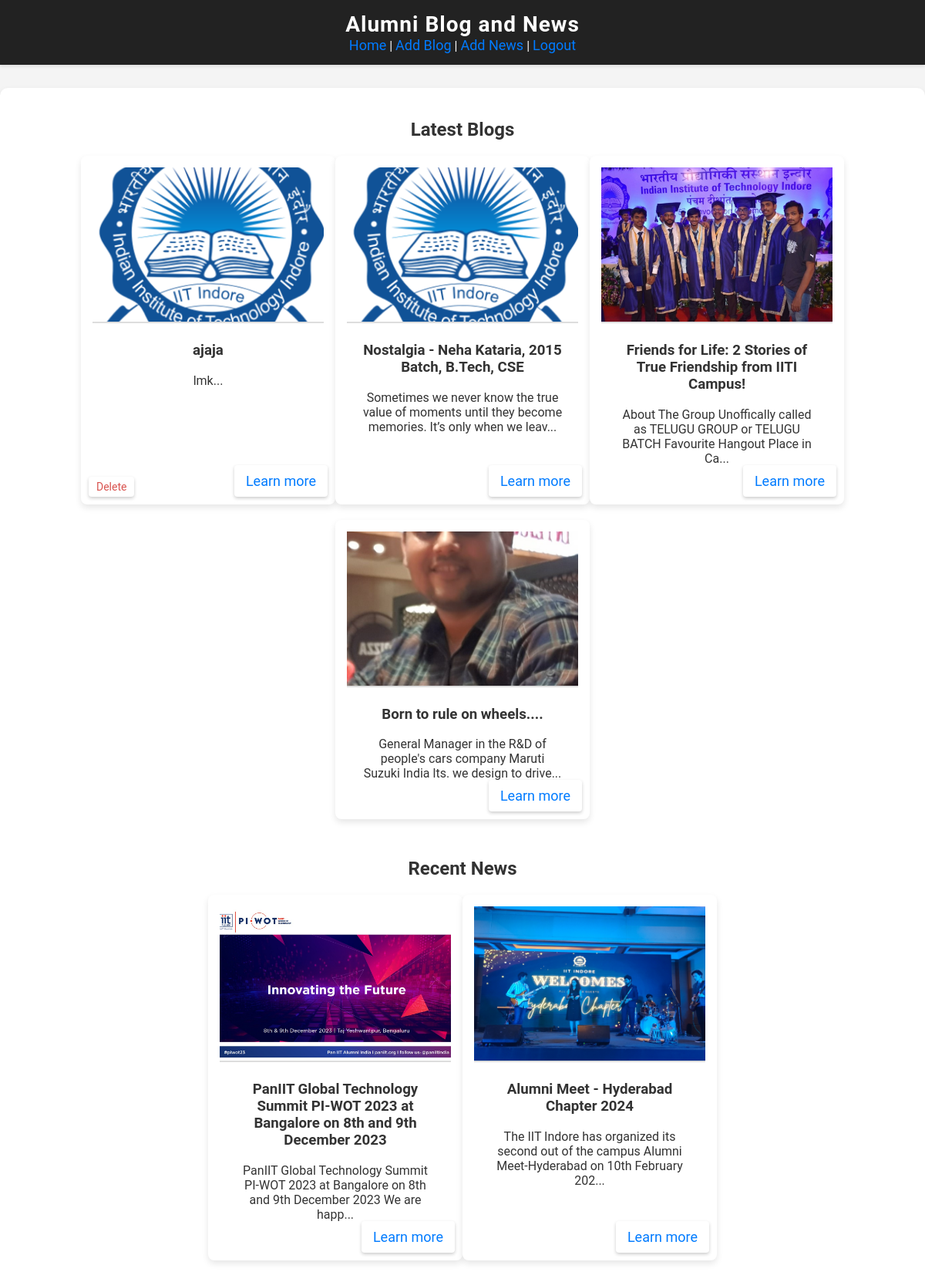
The app's page / (signed in) with its own data.
### blog/models.py (models this page shows, shortened)
class Blog(models.Model):
    title = models.CharField(max_length=200)
    content = models.TextField()
    author = models.ForeignKey(User, on_delete=models.CASCADE)
    created_at = models.DateTimeField(auto_now_add=True)
    image = models.ImageField(upload_to='blog_images/', default='/blog_images/Indian_Institute_of_Technology,_Indore_Logo.png')

class News(models.Model):
    title = models.CharField(max_length=200)
    content = models.TextField()
    created_at = models.DateTimeField(auto_now_add=True)
    author = models.ForeignKey(User, on_delete=models.CASCADE)
    image = models.ImageField(upload_to='news_images/',  default='/news_images/Indian_Institute_of_Technology,_Indore_Logo.png')

### blog/views.py (the view)
# urls.py: path('', views.home, name='home'),
def home(request):
    blogs = Blog.objects.all().order_by('-created_at')
    news = News.objects.all().order_by('-created_at')
    return render(request, 'home.html', {'blogs': blogs, 'news': news})

### templates/home.html (shortened to what this page needs)
{% extends 'base.html' %}
{% load static %}
{% block content %}
<div class="container">
    <section>
        <h2>Latest Blogs</h2>
        <ul class="blog-list">
            {% for blog in blogs %}
                <li class="card">
                    <img src="{% if blog.image %}{{ blog.image.url }}{% else %}{% static 'default/default.png' %}{% endif %}"
                         alt="{{ blog.title }}"
                         class="card-image">
                    <div class="card-content">
                        <h3>{{ blog.title }}</h3>
                        <p>{{ blog.content|slice:":100" }}...</p>
                        <a href="{% url 'blog_detail' blog.id %}" class="learn-more">Learn more</a>
                        {% if user.is_authenticated and blog.author == user %}
                        <a href="{% url 'delete_blog' blog.id %}" class="delete-button" onclick="return confirm('Are you sure you want to delete this blog?');">Delete</a>
                        {% endif %}
                    </div>
                </li>
            {% endfor %}
        </ul>
    </section>
    <section>
        <h2>Recent News</h2>
        <ul class="news-list">
            {% for news_item in news %}
                <li class="card">
                    <img src="{% if news_item.image %}{{ news_item.image.url }}{% else %}{% static 'default/default_image.jpg' %}{% endif %}"
                         alt="{{ news_item.title }}"
                         class="card-image">
                    <div class="card-content">
                        <h3>{{ news_item.title }}</h3>
                        <p>{{ news_item.content|slice:":100" }}...</p>
                        <a href="{% url 'news_detail' news_item.id %}" class="learn-more">Learn more</a>
                    </div>
                </li>
            {% endfor %}
        </ul>
    </section>
</div>
{% endblock %}

### static/styles.css (style rules this page uses)
body { font-family: 'Roboto', sans-serif; background-color: #f4f4f4; margin: 0; padding: 0; color: #333; }
.container { max-width: 1200px; margin: 30px auto; padding: 20px; background-color: #fff; border-radius: 10px; box-shadow: 0 4px 8px rgba(0, 0, 0, 0.1); }
section { margin-bottom: 30px; text-align: center; }
h2 { font-size: 24px; margin-bottom: 20px; color: #333; }
.blog-list, .news-list { list-style: none; padding: 0; margin: 0; display: flex; flex-wrap: wrap; justify-content: center; }
ul { list-style: none; padding: 0; margin: 0; }
li { margin-bottom: 20px; }
a { color: #007bff; text-decoration: none; font-size: 18px; transition: color 0.3s ease; }
.card { position: relative; overflow: hidden; border-radius: 8px; box-shadow: 0 4px 8px rgba(0, 0, 0, 0.1); background-color: #fff; padding: 15px; margin-bottom: 20px; width: 100%; max-width: 300px; }
.card-image { width: 100%; height: 200px; object-fit: cover; border-bottom: 2px solid #ddd; }
.card-content { padding: 20px; }
.card-content h3 { margin-top: 0; }
.card-content p { margin-bottom: 15px; }
.delete-button { position: absolute; bottom: 10px; left: 10px; background-color: #fff; color: #d9534f; padding: 5px 10px; border-radius: 4px; text-decoration: none; font-size: 14px; box-shadow: 0 2px 4px rgba(0, 0, 0, 0.2); }
.learn-more { position: absolute; bottom: 10px; right: 10px; background-color: #fff; color: #007bff; padding: 10px 15px; border-radius: 4px; text-decoration: none; box-shadow: 0 2px 4px rgba(0, 0, 0, 0.2); }

### records on screen
Blog: title "ajaja", content "lmk", shows "Delete"
Blog: title "Nostalgia - Neha Kataria, 2015 Batch, B.Tech, CSE", content "Sometimes we never know the true value of moments until they become memories. It’s only when we leav"
Blog: image (picture), title "Friends for Life: 2 Stories of True Friendship from IITI Campus!", content "About The Group Unoffically called as TELUGU GROUP or TELUGU BATCH Favourite Hangout Place in Ca"
Blog: image (picture), title "Born to rule on wheels....", content "General Manager in the R&D of people's cars company Maruti Suzuki India lts. we design to drive"
News: image (picture), title "PanIIT Global Technology Summit PI-WOT 2023 at Bangalore on 8th and 9th December 2023", content "PanIIT Global Technology Summit PI-WOT 2023 at Bangalore on 8th and 9th December 2023 We are happ"
News: image (picture), title "Alumni Meet - Hyderabad Chapter 2024", content "The IIT Indore has organized its second out of the campus Alumni Meet-Hyderabad on 10th February 202"
